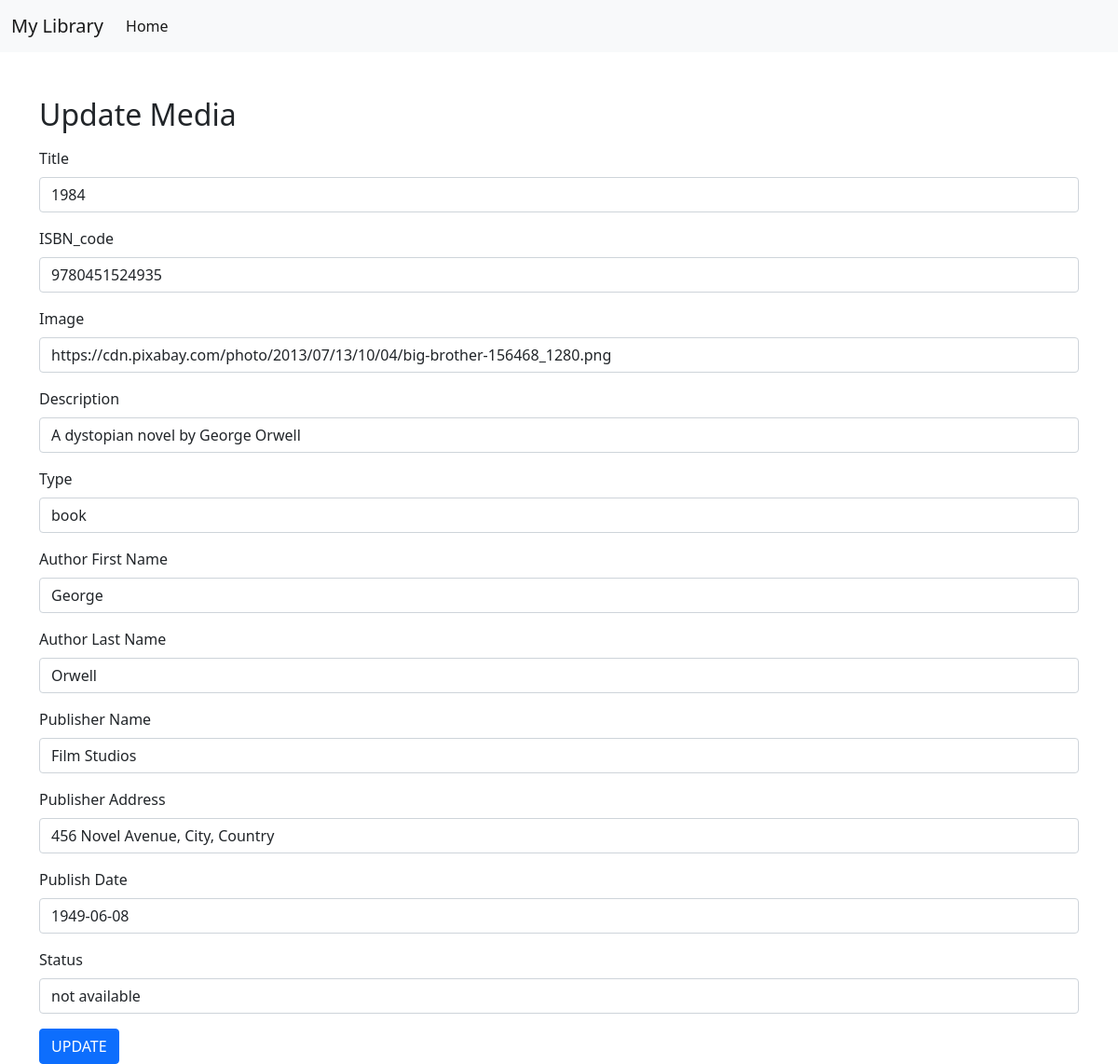
Screenshot of /update.php?x=5 with the database file from the repository.
### tables this page shows
CREATE TABLE `library_table` (
  `id` int(11) NOT NULL,
  `title` varchar(255) NOT NULL,
  `image` varchar(255) DEFAULT NULL,
  `ISBN_code` varchar(20) DEFAULT NULL,
  `short_description` text DEFAULT NULL,
  `type` varchar(50) NOT NULL,
  `author_first_name` varchar(100) NOT NULL,
  `author_last_name` varchar(100) NOT NULL,
  `publisher_name` varchar(200) NOT NULL,
  `publisher_address` varchar(255) DEFAULT NULL,
  `publish_date` date DEFAULT NULL,
  `status` varchar(50) NOT NULL
);

### update.php (the view, shortened to what this page needs)
<?php
require_once "db_connect.php";
$id = $_GET["x"];
$sql = "SELECT * FROM library_table WHERE id = $id";
$result = mysqli_query($connect, $sql);
if ($result) {
  $row = mysqli_fetch_assoc($result);
} else {
  echo "Error in SQL query: " . mysqli_error($connect);
}
?>
<!DOCTYPE html>
<html lang="en">
<head>
  <link href="https://cdn.jsdelivr.net/npm/bootstrap@5.0.2/dist/css/bootstrap.min.css" rel="stylesheet">
</head>
<body>
  <nav class="navbar navbar-expand-lg navbar-light bg-light">
    <div class="container-fluid">
      <a class="navbar-brand" href="index.php">My Library</a>
      <div class="collapse navbar-collapse" id="navbarSupportedContent">
        <ul class="navbar-nav me-auto mb-2 mb-lg-0">
          <li class="nav-item">
            <a class="nav-link active" aria-current="page" href="index.php">Home</a>
          </li>
        </ul>
      </div>
    </div>
  </nav>
  <div class="container mt-5">
    <h2>Update Media</h2>
    <form method="post" enctype="multipart/form-data">
      <div class="mb-3 mt-3">
        <label for="title" class="form-label">Title</label>
        <input type="text" class="form-control" name="title" area-describility="title" id="title" value="<?php echo $row["title"]; ?>" />
      </div>
      <div class="mb-3 mt-3">
        <label for="ISBN_code" class="form-label">ISBN_code</label>
        <input type="text" class="form-control" id="ISBN_code" name="ISBN_code" value="<?php echo $row["ISBN_code"]; ?>" />
      </div>
      <div class="mb-3 mt-3">
        <label for="image" class="form-label">Image</label>
        <input type="text" class="form-control" name="image" area-describility="image" id="image" value="<?php echo $row["image"]; ?>" />
      </div>
      <div class="mb-3 mt-3">
        <label for="description" class="form-label">Description</label>
        <input type="text" class="form-control" name="description" area-describility="description" id="description" value="<?php echo $row["short_description"]; ?>" />
      </div>
      <div class="mb-3 mt-3">
        <label for="type" class="form-label">Type</label>
        <input type="text" class="form-control" name="type" area-describility="type" id="type" value="<?php echo $row["type"]; ?>" />
      </div>
      <div class="mb-3 mt-3">
        <label for="author_first_name" class="form-label">Author First Name</label>
        <input type="text" class="form-control" name="author_first_name" area-describility="author_first_name" id="author_first_name" value="<?php echo $row["author_first_name"]; ?>" />
      </div>
      <div class="mb-3 mt-3">
        <label for="author_last_name" class="form-label">Author Last Name</label>
        <input type="text" class="form-control" name="author_last_name" area-describility="author_last_name" id="author_last_name" value="<?php echo $row["author_last_name"]; ?>" />
      </div>
      <div class="mb-3 mt-3">
        <label for="publisher_name" class="form-label">Publisher Name</label>
        <input type="text" class="form-control" name="publisher_name" area-describility="publisher_name" id="publisher_name" value="<?php echo $row["publisher_name"]; ?>" />
      </div>
      <div class="mb-3 mt-3">
        <label for="publisher_address" class="form-label">Publisher Address</label>
        <input type="text" class="form-control" name="publisher_address" area-describility="publisher_address" id="publisher_address" value="<?php echo $row["publisher_address"]; ?>" />
      </div>
      <div class="mb-3 mt-3">
        <label for="publish_date" class="form-label">Publish Date</label>
        <input type="text" class="form-control" name="publish_date" area-describility="publish_date" id="publish_date" value="<?php echo $row["publish_date"]; ?>" />
      </div>
      <div class="mb-3 mt-3">
        <label for="status" class="form-label">Status</label>
        <input type="text" class="form-control" name="status" area-describility="status" id="status" value="<?php echo $row["status"]; ?>" />
      </div>
      <button type="submit" name="update" class="btn btn-primary">UPDATE</button>
    </form>
  </div>
</body>
</html>

### rows the page displays
library_table: title "1984", ISBN_code "9780451524935", image "https://cdn.pixabay.com/photo/2013/07/13/10/04/big-brother-156468_1280.png", description "A dystopian novel by George Orwell", type "book", author_first_name "George", author_last_name "Orwell", publisher_name "Film Studios", publisher_address "456 Novel Avenue, City, Country", publish_date "1949-06-08", status "not available"
